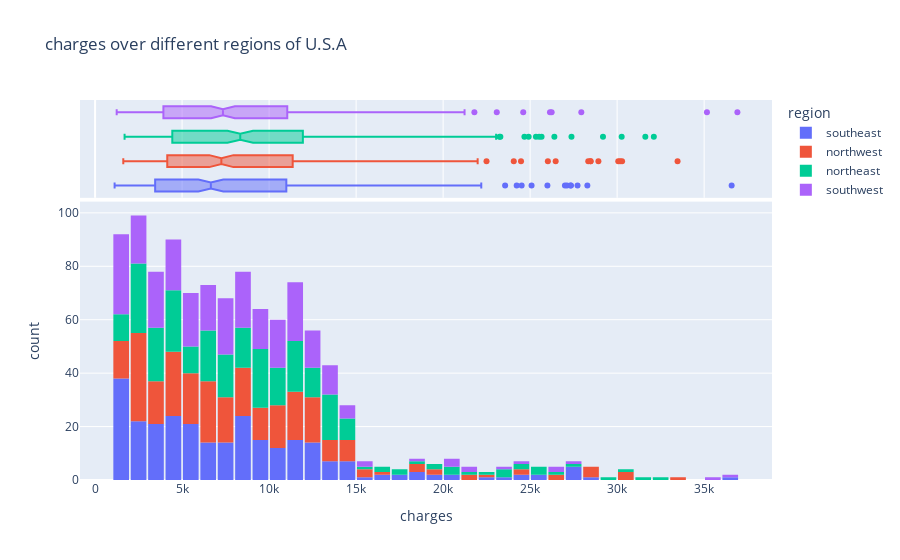

The notebook cell saved with this chart:
### Code cell
all_dis = px.histogram(non_smoker_df,
                  x = "charges",
                  marginal = 'box', 
                  color="region",
                  title = "charges over different regions of U.S.A")
all_dis.update_layout(bargap=0.1)
all_dis.show()

### Figure 1 — Plotly figure (JSON) as saved in the notebook; plotly's stock layout.template omitted (floating-point values rounded to 4 significant figures; data arrays with more than 128 entries replaced by an {"elided": "..."} marker saying what was removed)
{"data": [{"alignmentgroup": "True", "bingroup": "x", "hovertemplate": "region=southeast<br>charges=%{x}<br>count=%{y}<extra></extra>", "legendgroup": "southeast", "marker": {"color": "#636efa", "pattern": {"shape": ""}}, "name": "southeast", "offsetgroup": "southeast", "orientation": "v", "showlegend": true, "type": "histogram", "x": {"elided": "273 float values"}, "xaxis": "x", "yaxis": "y"}, {"alignmentgroup": "True", "hovertemplate": "region=southeast<br>charges=%{x}<extra></extra>", "legendgroup": "southeast", "marker": {"color": "#636efa"}, "name": "southeast", "notched": true, "offsetgroup": "southeast", "showlegend": false, "type": "box", "x": {"elided": "273 float values"}, "xaxis": "x2", "yaxis": "y2"}, {"alignmentgroup": "True", "bingroup": "x", "hovertemplate": "region=northwest<br>charges=%{x}<br>count=%{y}<extra></extra>", "legendgroup": "northwest", "marker": {"color": "#EF553B", "pattern": {"shape": ""}}, "name": "northwest", "offsetgroup": "northwest", "orientation": "v", "showlegend": true, "type": "histogram", "x": {"elided": "267 float values"}, "xaxis": "x", "yaxis": "y"}, {"alignmentgroup": "True", "hovertemplate": "region=northwest<br>charges=%{x}<extra></extra>", "legendgroup": "northwest", "marker": {"color": "#EF553B"}, "name": "northwest", "notched": true, "offsetgroup": "northwest", "showlegend": false, "type": "box", "x": {"elided": "267 float values"}, "xaxis": "x2", "yaxis": "y2"}, {"alignmentgroup": "True", "bingroup": "x", "hovertemplate": "region=northeast<br>charges=%{x}<br>count=%{y}<extra></extra>", "legendgroup": "northeast", "marker": {"color": "#00cc96", "pattern": {"shape": ""}}, "name": "northeast", "offsetgroup": "northeast", "orientation": "v", "showlegend": true, "type": "histogram", "x": {"elided": "257 float values"}, "xaxis": "x", "yaxis": "y"}, {"alignmentgroup": "True", "hovertemplate": "region=northeast<br>charges=%{x}<extra></extra>", "legendgroup": "northeast", "marker": {"color": "#00cc96"}, "name": "northeast", "notched": true, "offsetgroup": "northeast", "showlegend": false, "type": "box", "x": {"elided": "257 float values"}, "xaxis": "x2", "yaxis": "y2"}, {"alignmentgroup": "True", "bingroup": "x", "hovertemplate": "region=southwest<br>charges=%{x}<br>count=%{y}<extra></extra>", "legendgroup": "southwest", "marker": {"color": "#ab63fa", "pattern": {"shape": ""}}, "name": "southwest", "offsetgroup": "southwest", "orientation": "v", "showlegend": true, "type": "histogram", "x": {"elided": "267 float values"}, "xaxis": "x", "yaxis": "y"}, {"alignmentgroup": "True", "hovertemplate": "region=southwest<br>charges=%{x}<extra></extra>", "legendgroup": "southwest", "marker": {"color": "#ab63fa"}, "name": "southwest", "notched": true, "offsetgroup": "southwest", "showlegend": false, "type": "box", "x": {"elided": "267 float values"}, "xaxis": "x2", "yaxis": "y2"}], "layout": {"bargap": 0.1, "barmode": "relative", "legend": {"title": {"text": "region"}, "tracegroupgap": 0}, "title": {"text": "charges over different regions of U.S.A"}, "xaxis": {"anchor": "y", "domain": [0, 1], "title": {"text": "charges"}}, "xaxis2": {"anchor": "y2", "domain": [0, 1], "matches": "x", "showgrid": true, "showticklabels": false}, "yaxis": {"anchor": "x", "domain": [0, 0.7326], "title": {"text": "count"}}, "yaxis2": {"anchor": "x2", "domain": [0.7426, 1], "matches": "y2", "showgrid": false, "showline": false, "showticklabels": false, "ticks": ""}}}
